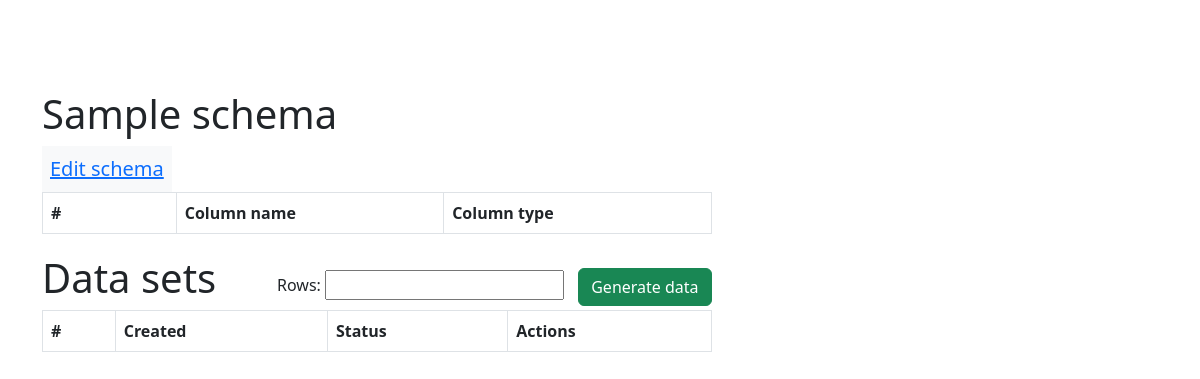
The app's page /generate_csv/8/, older data.
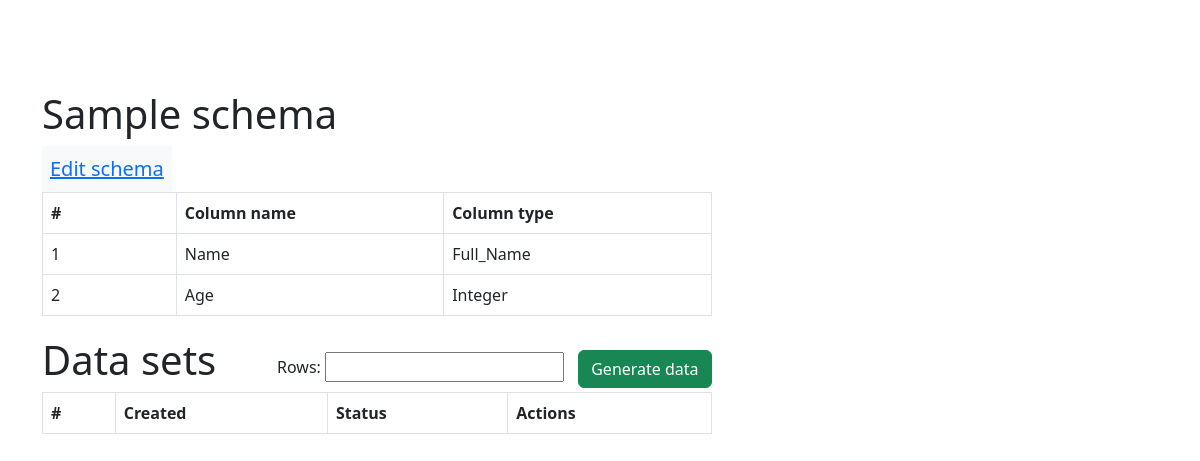
The same page, newer data.
### dataset_creation/models.py (models this page shows)
class Columns(models.Model):
    data_types = (
        ('full_name', 'Full Name'),
        ('job', 'Job'),
        ('email', 'Email'),
        ('domain_name', 'Domain Name'),
        ('phone_number', 'Phone Number'),
        ('company_name', 'Company Name'),
        ('text', 'Text'),
        ('integer', 'Integer'),
        ('address', 'Address'),
        ('date', 'Date'),
    )
    column_name = models.CharField(max_length=255)
    data_type = models.CharField(max_length=20, choices=data_types)
    data_schema = models.ForeignKey(Schemas, on_delete=models.CASCADE)
    extra_data1 = models.CharField(max_length=255, blank=True, null=True)
    extra_data2 = models.CharField(max_length=255, blank=True, null=True)

### csv_generation/views.py (the view, shortened to what this page needs)
# urls.py: path('<int:pk>/', GenerationManageView.as_view(), name='manage'),
class GenerationManageView(View):
    template_name = 'csv_generation/csv_manage.html'
    def get(self, request, pk):
        columns = Columns.objects.filter(data_schema_id=pk)
        number_form = NumberForm()
        generated_data = FakeData.objects.filter(schema_id=pk)
        return render(request, self.template_name, {'columns': columns,
                                                    'number_form': number_form,
                                                    'generated_data': generated_data,
                                                    'pk': pk,
                                                    'page_title': 'Data generation'})

### csv_generation/forms.py
class NumberForm(forms.Form):
    rows = forms.IntegerField(label='Rows', required=True)

### csv_generation/templates/csv_generation/csv_manage.html (shortened to what this page needs)
{% extends 'base.html' %}
{% block content %}
    <div class="container ml-10" style="margin-top: 90px">
    <h1 class="me-1">Sample schema</h1>
    <div class="d-inline-block p-2 bg-light">
        <a href="{% url 'datasets:schema_update' pk%}" class="link-primary" style="font-size: 20px">Edit schema</a>
    </div>
    <table id="data_table" class="table table-bordered" style="width: 60%; margin-bottom: 20px;">
        <thead>
            <tr>
                <th>#</th>
                <th style="width: 40%;">Column name</th>
                <th style="width: 40%;">Column type</th>
            </tr>
        </thead>
        <tbody>
            {% for column in columns %}
                <tr>
                    <td>{{ forloop.counter }}</td>
                    <td>{{ column.column_name|title }}</td>
                    <td>{{ column.data_type|title}}</td>
                </tr>
            {% endfor %}
        </tbody>
    </table>
    <h1>Data sets</h1>
    <div style="position: relative; width: 60%; margin-bottom: 20px;">
        <form method="post" style="position: absolute; bottom: 110%; right: 0;" id="number_form">
            {{ number_form }}
            <input type="submit" value="Generate data" class="btn btn-success" id="generation_button" style="margin-left: 10px;">
        </form>
        <table class="generated_data table table-bordered">
            <thead>
                <tr>
                    <th>#</th>
                    <th>Created</th>
                    <th>Status</th>
                    <th>Actions</th>
                </tr>
            </thead>
        </table>
    </div>
    </div>
{% endblock %}
{% block javascript %}
    {% load static %}
{% endblock %}

### dataset_creation/templates/base.html (shortened to what this page needs)
<!DOCTYPE html>
<html lang="en">
<head>
    {% load static %}
    <link rel="stylesheet" href="{% static 'css/base_css.css' %}">
    <link rel="stylesheet" href="https://cdn.jsdelivr.net/npm/bootstrap@5.3.0-alpha1/dist/css/bootstrap.min.css">
</head>
<body>
{% block content %}
{% endblock %}
</body>
</html>

### static/css/base_css.css (style rules this page uses)
body { background: #F2F2F2; }

Row changes from the older to the newer data that the page shows:
added Columns: column_name "Name", data_type "Full_Name"
added Columns: column_name "Age", data_type "Integer"
